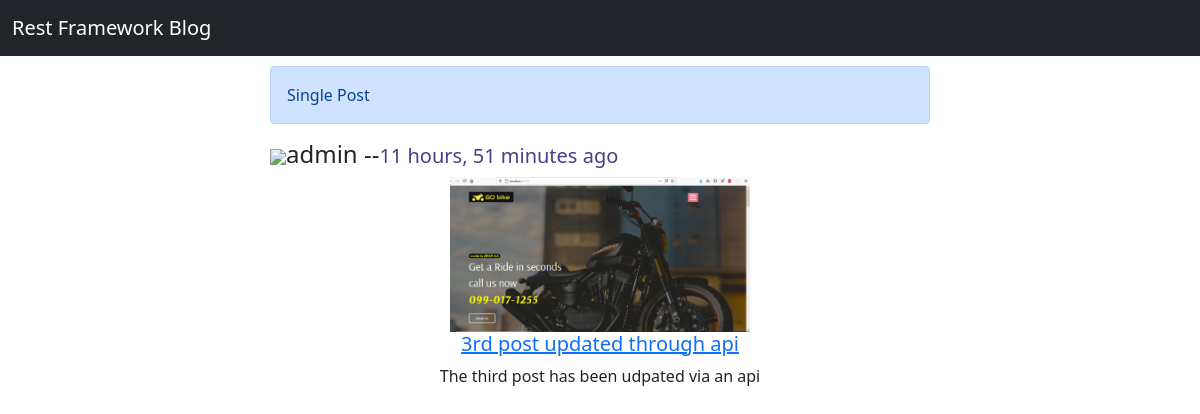
Screenshot of /detail/3/ with the database file from the repository.
### blog_app/models.py (models this page shows, shortened)
class Post(models.Model):
    user = models.ForeignKey(User, on_delete=models.CASCADE)
    title = models.CharField(max_length= 30)
    img = models.ImageField()
    timestamp = models.DateTimeField(auto_now_add= True)
    content = models.TextField()
    class Meta:
        ordering = ['-timestamp']
        verbose_name = 'post'
        verbose_name_plural = 'posts'

### blog_app/views.py (the view)
# urls.py: path('detail/<slug:id>/', detail_view, name="detail_view"),
def detail_view(request, id):
    post = get_object_or_404(Post, id = id)
    context = {'post': post}
    return render(request, 'detail_view.html', context)

### blog_app/templates/detail_view.html
{% extends 'base.html' %}
{% block content %}
<div class="alert alert-primary">
    Single Post
</div>
<div style="margin-bottom: 20px; width: 100%; text-align: center;">
    <h4 style="text-align: left;"><img style="width: 30px;" src="https://cdn.iconscout.com/icon/free/png-256/user-1648810-1401302.png">{{post.user.username}}
    --<span style="font-size: smaller; color: darkslateblue;">{{post.timestamp | timesince}} ago</span>
    </h4>
    <a href="{% url 'detail_view' post.id %}"><img style="width: 300px;" src="{{post.img.url}}"></a>
    <a href="{% url 'detail_view' post.id %}"><h5>{{post.title}} </h5></a>
    <p>{{post.content}}</p>
</div>
{% endblock content %}

### rows the page displays
Post: user.username "admin", timestamp "11 hours, 51 minutes", img (picture), title "3rd post updated through api", content "The third post has been udpated via an api"
